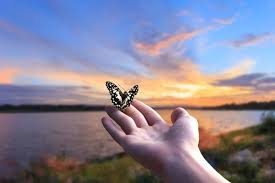
#> input picture sample.jpg, 275 x 183 px
$ python Experiment3.py
#> lines starting #> are read from the running program, lines starting #| are printed output that depends on the picture
import cv2
import numpy as np
from matplotlib import pyplot as plt

# Read image in grayscale
img = cv2.imread("sample.jpg", cv2.IMREAD_GRAYSCALE)
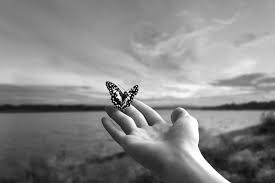
#> img: shape (183, 275); min 0, max 255, mean 135.4

if img is None:
    print("Image not found")
    exit()

# 1. Compute Histogram
hist = cv2.calcHist([img], [0], None, [256], [0, 256])
#> hist = 256 values, max 578 at index 136, min 1 at index 14, mean 196.6

# Plot original histogram
plt.figure()
plt.title("Original Grayscale Histogram")
plt.xlabel("Pixel Intensity")
plt.ylabel("Frequency")
plt.plot(hist)
plt.xlim([0, 256])
plt.show()
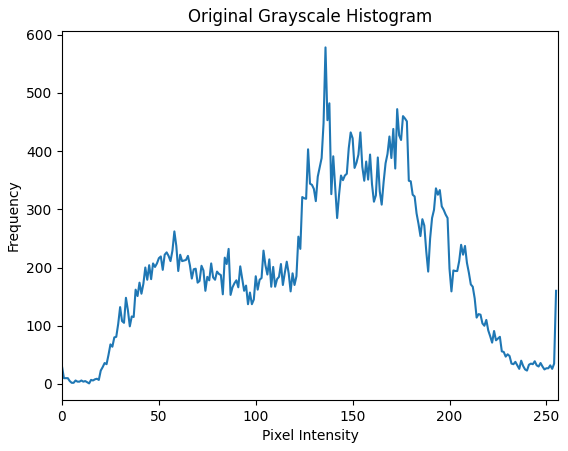
#> figure drawn by matplotlib, 1 panel; curve peaks at x = 136, y = 578

# 2. Histogram Equalization
equalized_img = cv2.equalizeHist(img)
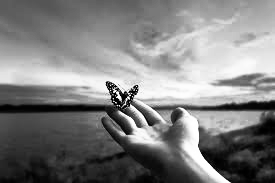
#> equalized_img: shape (183, 275); min 0, max 255, mean 128.1

# Compute histogram of equalized image
hist_eq = cv2.calcHist([equalized_img], [0], None, [256], [0, 256])
#> hist_eq = 256 values, max 578 at index 116, min 0 at index 21, mean 196.6

# Plot equalized histogram
plt.figure()
plt.title("Equalized Grayscale Histogram")
plt.xlabel("Pixel Intensity")
plt.ylabel("Frequency")
plt.plot(hist_eq)
plt.xlim([0, 256])
plt.show()
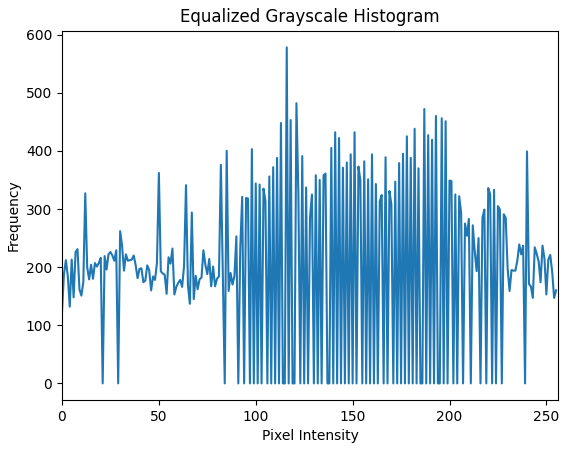
#> figure drawn by matplotlib, 1 panel; curve peaks at x = 116, y = 578

# Display original and equalized images
cv2.imshow("Original Image", img)
cv2.imshow("Equalized Image", equalized_img)

cv2.waitKey(0)
cv2.destroyAllWindows()

$ run again, with template.jpg copied over sample.jpg
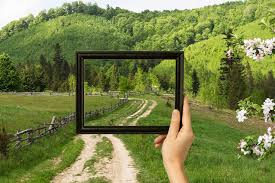
#> input picture template.jpg, 275 x 183 px
#> hist = 256 values, max 552 at index 245, min 24 at index 1, mean 196.6
#> `equalized_img = cv2.equalizeHist(img)`:
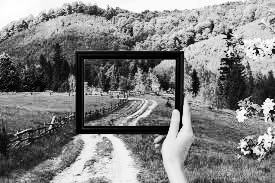
#> equalized_img: shape (183, 275); min 0, max 255, mean 128
#> hist_eq = 256 values, max 711 at index 250, min 0 at index 37, mean 196.6
#> `plt.show()`:
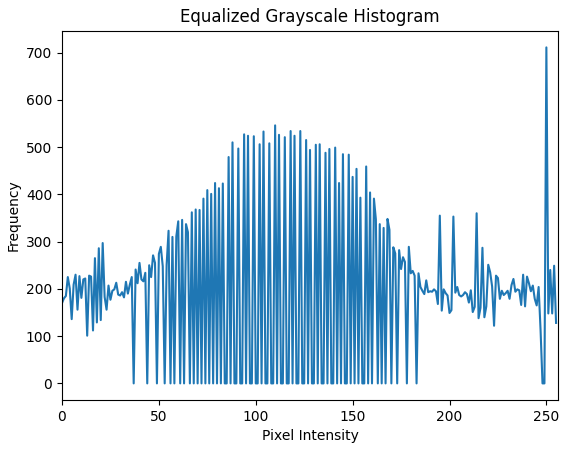
#> figure drawn by matplotlib, 1 panel; curve peaks at x = 250, y = 711
